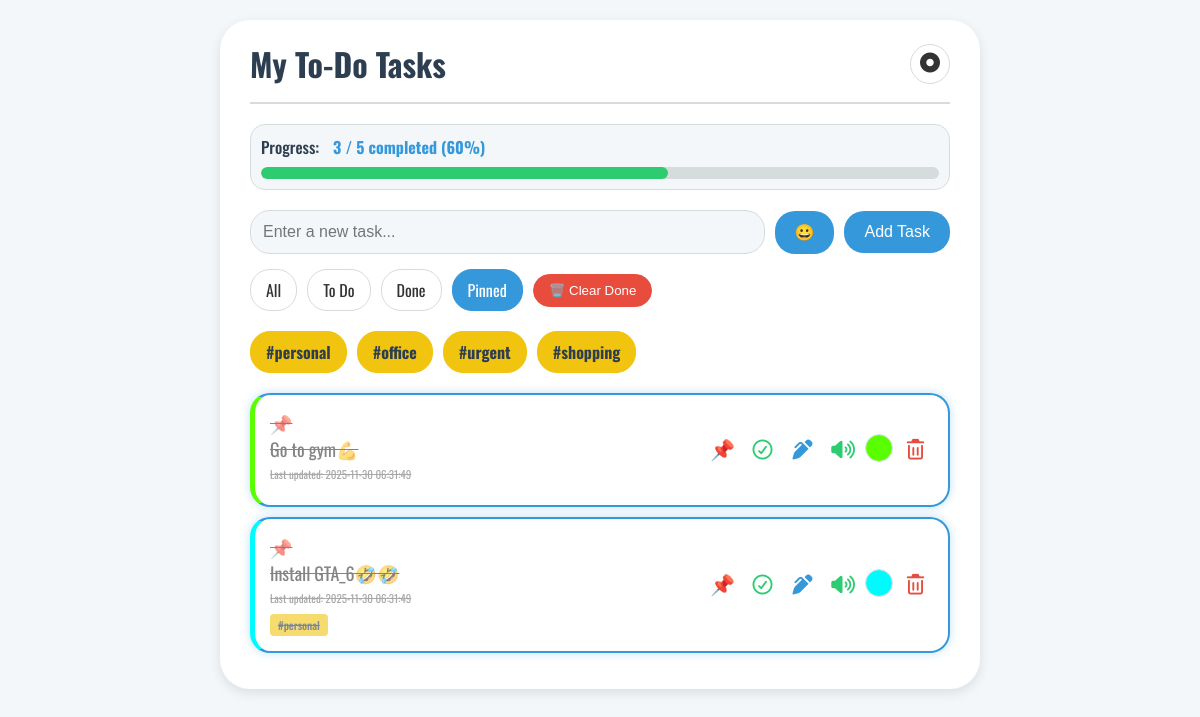
Page /?filter=pinned on the committed database.
### tables this page shows
CREATE TABLE tasks (
                id INTEGER PRIMARY KEY AUTOINCREMENT,
                task TEXT NOT NULL,
                completed BOOLEAN NOT NULL DEFAULT 0,
                pinned BOOLEAN NOT NULL DEFAULT 0,
                color TEXT DEFAULT '#ffffff',
                created_at TIMESTAMP NOT NULL DEFAULT CURRENT_TIMESTAMP,
                updated_at TIMESTAMP NOT NULL DEFAULT CURRENT_TIMESTAMP,
                due_date TEXT,
                position INTEGER
            );

CREATE TABLE tags (
                id INTEGER PRIMARY KEY AUTOINCREMENT,
                name TEXT NOT NULL UNIQUE
            );

### app.py (the view, shortened to what this page needs)
@app.route('/', methods=['GET', 'POST'])
def index():
    tag_filter = request.args.get('tag')
    current_filter = request.args.get('filter', 'all')
    tasks = db.get_tasks(filter_by=current_filter, tag_filter=tag_filter)
    all_tags = db.get_all_unique_tags()
    progress_data = db.get_completion_stats()
    total_tasks = progress_data['total_tasks']
    completed_tasks = progress_data['completed_tasks']
    if total_tasks > 0:
        completion_percentage = round((completed_tasks / total_tasks) * 100)
    else:
        completion_percentage = 0
    return render_template('index.html',
        tasks=tasks,
        current_filter=current_filter,
        all_tags=all_tags,
        tag_filter=tag_filter,
        completion_percentage=completion_percentage,
        completed_tasks=completed_tasks,
        total_tasks=total_tasks
    )

### database.py (called while the page is built)
def get_tags_for_task(task_id):
    with sqlite3.connect(DB_FILE) as conn:
        cursor = conn.cursor()
        cursor.execute("""
            SELECT t.name FROM tags t
            JOIN task_tags tt ON t.id = tt.tag_id
            WHERE tt.task_id = ?
            ORDER BY t.name
        """, (task_id,))
        return [row[0] for row in cursor.fetchall()]

def get_all_unique_tags():
    return FIXED_TAGS

def get_completion_stats():
    with sqlite3.connect(DB_FILE) as conn:
        cursor = conn.cursor()
        cursor.execute("SELECT COUNT(id) FROM tasks")
        total_tasks = cursor.fetchone()[0]
        cursor.execute("SELECT COUNT(id) FROM tasks WHERE completed = 1")
        completed_tasks = cursor.fetchone()[0]
        return {
            'total_tasks': total_tasks,
            'completed_tasks': completed_tasks
        }

### templates/index.html (shortened to what this page needs)
<!DOCTYPE html>
<html lang="en">
<head>
    <link rel="stylesheet" href="{{ url_for('static', filename='style.css') }}">
    <link rel="stylesheet" href="https://cdnjs.cloudflare.com/ajax/libs/font-awesome/7.0.1/css/all.min.css" />
</head>
<body>
    <div class="container">
        <header>
            <h1>My To-Do Tasks</h1>
            <button id="theme-toggle">
                <i class="fa-solid fa-circle-dot"></i>
            </button>
        </header>
        <div class="progress-container">
            <p>
                Progress:
                <span class="progress-details">
                    {{ completed_tasks }} / {{ total_tasks }} completed
                    ({{ completion_percentage }}%)
                </span>
            </p>
            <div class="progress-bar-shell">
                <div class="progress-bar-fill" style="width: {{ completion_percentage }}%";></div>
            </div>
        </div>
        <form action="{{ url_for('index', filter=current_filter, tag=tag_filter) }}" method="POST" class="add-task-form">
            <input type="text" name="task" placeholder="Enter a new task..." required>
            <button type="button" id="emoji-toggle" class="emoji-toggle-btn" title="Open Emoji Picker">😀</button>
            <button type="submit">Add Task</button>
        </form>
        <div class="filter-controls">
            <div class="status-controls">
                <a href="{{ url_for('index', filter='all') }}" class="filter-btn {% if current_filter == 'all' and not tag_filter %}active{% endif %}">All</a>
                <a href="{{ url_for('index', filter='undone') }}" class="filter-btn {% if current_filter == 'undone' and not tag_filter %}active{% endif %}">To Do</a>
                <a href="{{ url_for('index', filter='done') }}" class="filter-btn {% if current_filter == 'done' and not tag_filter %}active{% endif %}">Done</a>
                <a href="{{ url_for('index', filter='pinned') }}" class="filter-btn {% if current_filter == 'pinned' and not tag_filter %}active{% endif %}">Pinned</a>
                <form action="{{ url_for('clear_completed') }}" method="POST" class="action-form">
                    <button type="submit" class="filter-btn delete-btn" onclick="return confirm('Are you sure you want to delete all completed tasks?')" title="Clear Completed">🗑️ Clear Done</button>
                </form>
            </div>
            <div class="tag-filters">
                {% for tag in all_tags %}
                    <a href="{{ url_for('index', filter=current_filter, tag=tag) }}" class="tag-filter-btn filter-btn {% if tag_filter == tag %}active{% endif %}">#{{ tag }}</a>
                {% endfor %}
            </div>
        </div>
        <ul class="task-list" id="task-list">
            {% for task in tasks %}
                <li class="task-item show-details-btn
                    {% if task['completed'] %}completed{% endif %}
                    {% if task['pinned'] %}pinned-highlight no-drag{% endif %}"
                    style="--task-custom-color: {{ task['color'] }};"
                    data-task-id="{{ task['id'] }}">
                    <span class="task-text">
                        {% if task['pinned'] %}<span class="pin-icon">📌</span>{% endif %}
                        {{ task['task'] }}
                        <small class="timestamp">Last updated: {{ task['updated_at'].split('.')[0] }}</small>
                        <div class="task-tags">
                            {% for tag in task['tags'] %}
                                <span class="tag-badge">#{{ tag }}</span>
                            {% endfor %}
                        </div>
                    </span>
                    <div class="task-actions">
                        <form action="{{ url_for('pin', task_id=task['id']) }}" method="POST" class="action-form">
                            <button type="submit" class="icon-btn pin-btn" title="Pin Task">📌</button>
                        </form>
                        <form action="{{ url_for('toggle', task_id=task['id']) }}" method="POST" class="action-form">
                            <button type="submit" class="icon-btn toggle-btn" title="Mark as Done/Undone"><i class="fa-regular fa-circle-check"></i></button>
                        </form>
                        <button class="icon-btn edit-btn" title="Edit Task" data-task-id="{{ task['id'] }}" data-task-text="{{ task['task'] }}"><i class="fa-solid fa-pen-clip"></i></button>
                        <button class="icon-btn tts-btn" title="Read Aloud" data-task-text="{{ task['task'] }}"><i class="fa-solid fa-volume-high"></i></button>
                        <form action="{{ url_for('color', task_id=task['id']) }}" method="POST" class="action-form">
                            <input type="color" name="color" value="{{ task['color'] }}" onchange="this.form.submit()" class="color-picker" title="Change Color">
                        </form>
                        <form action="{{ url_for('delete', task_id=task['id']) }}" method="POST" class="action-form">
                            <button type="submit" class="icon-btn delete-btn" title="Delete Task"><i class="fa-regular fa-trash-can"></i></button>
                        </form>
                    </div>
                </li>
            {% else %}
                <li class="no-tasks">🎉 No tasks found for this filter.</li>
            {% endfor %}
        </ul>
    </div>
</body>
</html>

### rows in the picture
tasks: task "Go to gym💪", updated_at "2025-11-30 06:31:49", color "#59ff00"
tasks: task "Install GTA_6🤣🤣", updated_at "2025-11-30 06:31:49", color "#00fbff"
tags: name "personal"

### other values in the picture
{{ completed_tasks }} "3"
{{ total_tasks }} "5"
{{ completion_percentage }} "60"
{{ tag }} "personal" "office" "urgent" "shopping"
